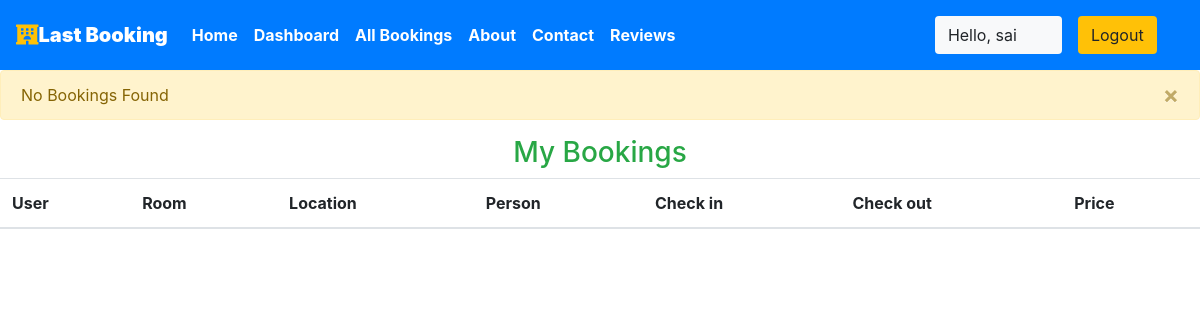
Before: /user/bookings (signed in) with the older database file.
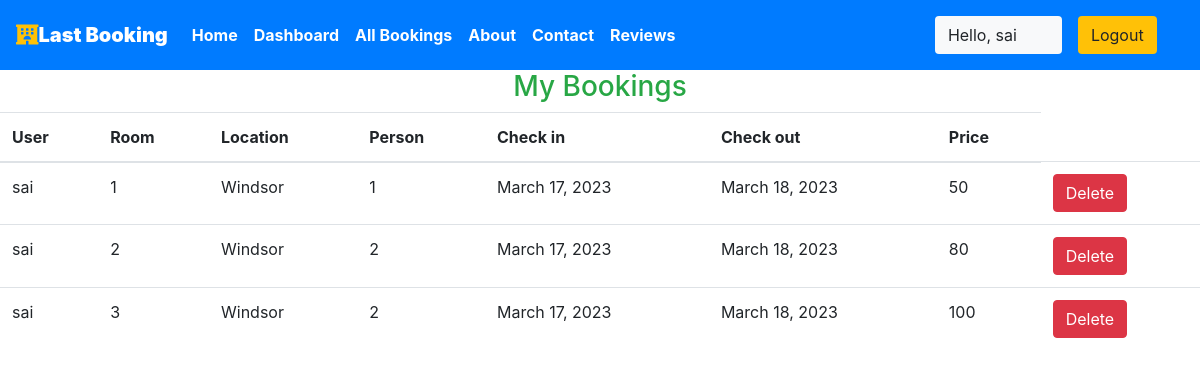
After: the same page with the newer database file.
### krishna/models.py (models this page shows, shortened)
class Reservation(models.Model):
    check_in = models.DateField(auto_now =False)
    check_out = models.DateField()
    room = models.ForeignKey(Rooms, on_delete = models.CASCADE)
    guest = models.ForeignKey(User, on_delete= models.CASCADE)
    booking_id = models.CharField(max_length=100,default="null")

class Rooms(models.Model):
    ROOM_STATUS = (
    ("1", "available"),
    ("2", "not available"),
    )
    ROOM_TYPE = (
    ("1", "premium"),
    ("2", "deluxe"),
    ("3","basic"),
    )
    room_type = models.CharField(max_length=50,choices = ROOM_TYPE)
    capacity = models.IntegerField()
    price = models.IntegerField()
    size = models.IntegerField()
    hotel = models.ForeignKey(Hotels, on_delete = models.CASCADE)
    status = models.CharField(choices =ROOM_STATUS,max_length = 15)
    roomnumber = models.IntegerField()

class Hotels(models.Model):
    name = models.CharField(max_length=30,default="Last Booking")
    owner = models.CharField(max_length=20)
    location = models.CharField(max_length=50)
    state = models.CharField(max_length=50)
    country = models.CharField(max_length=50,default="Canada")

### krishna/views.py (the view)
# urls.py: path('user/bookings', views.user_bookings,name="dashboard"),
@login_required(login_url='/user')
def user_bookings(request):
    if request.user.is_authenticated == False:
        return redirect('userloginpage')
    user = User.objects.all().get(id=request.user.id)
    print(f"request user id ={request.user.id}")
    bookings = Reservation.objects.all().filter(guest=user)
    if not bookings:
        messages.warning(request,"No Bookings Found")
    return HttpResponse(render(request,'user/mybookings.html',{'bookings':bookings}))

### templates/user/mybookings.html
{% extends 'basic.html' %} {% block title %}Dashboard {% endblock title %} {% block body %}
{% load app_tags %}
<h3 class="text-center  text-success">My Bookings </h3>
<table class="table">
    <thead>
        <th>User</th>
        <th>Room</th>
        <th>Location</th>
        <th>Person</th>
        <th>Check in</th>
        <th>Check out</th>
        <th>Price</th>
    </thead>
    {% for each_booking in bookings %}
    <tr>
        <td>{{each_booking.guest.username}}</td>
        <td>{{each_booking.room.roomnumber}}</td>
        <td>{{each_booking.room.hotel.location}}</td>
        <td>{{each_booking.room.capacity}}</td>
        <td>{{each_booking.check_in}}</td>
        <td>{{each_booking.check_out}}</td>
        <td>{{each_booking.room.price}}</td>
        <td><a href="{% url 'deleteReservation' each_booking.id %}" class="btn btn-danger">Delete</a></td>
    </tr>
    {% endfor %}
</table>
{% endblock body %}

### templates/basic.html (shortened to what this page needs)
{% load static %}
<!DOCTYPE html>
<!DOCTYPE html>
<html lang="en">
<head>
    <link rel="stylesheet" href="https://use.fontawesome.com/releases/v5.7.0/css/all.css">
    <link rel="stylesheet" href="{% static 'bootstrap\bootstrap.css' %}">
    <link rel="stylesheet" href="https://maxcdn.bootstrapcdn.com/bootstrap/4.5.0/css/bootstrap.min.css" >
</head>
<body style="dbackground-image: url('https://source.unsplash.com/random');height: 100%;">
    <div class="container-fluid px-0">
        <nav class="navbar navbar-expand-lg navbar-dark bg-primary font-weight-bold">
            <a class="navbar-brand text-bold bg-black " href="/"><i class="fas fa-hotel text-warning"></i><b>Last Booking</b></a>
            <div class="collapse navbar-collapse " id="navbarSupportedContent">
                <ul class="navbar-nav mr-auto ">
                    <li class="nav-item active">
                        <a class="nav-link text-bold " href="/home"> Home</a>
                    </li>
                    {% if user.is_staff %}
                    <li class="nav-item active">
                        <a class="nav-link text-bold" href="/staff/panel">Dashboard </a>
                    </li>
                    {% elif user.is_staff == False and user.is_authenticated %}
                    <li class="nav-item active">
                            <a class="nav-link text-bold" href="/user/bookings">My Bookings </a>
                        </li>
                    {% endif %}
                    {% if user.is_staff %}
                    <li class="nav-item active">
                            <a class="nav-link text-bold" href="/staff/allbookings">All Bookings </a>
                        </li>
                    {% endif %}
                    <li class="nav-item active">
                        <a class="nav-link text-bold" href="/about">About</a>
                    </li>
                    <li class="nav-item active">
                        <a class="nav-link text-bold" href="/contact">Contact </a>
                    </li>
                    <li class="nav-item active">
                        <a class="nav-link text-bold" href="/reviewsPage"> Reviews </a>
                    </li>
                </ul>
                {% if user.is_authenticated %}
                      <button class="btn btn-group bg-light" data-toggle="modal" data-target="#forlogin">
                       Hello, {{request.user}}
                       <a href="/logout" class="nav-link">
                    <button class="btn btn-group bg-warning" data-toggle="modal" data-target="#forlogin">
                        Logout
                    </button></a>&nbsp; &nbsp;
                    </button>
                {% endif %}
            </div>
        </nav>
    </div>
        {% for message in messages %}
             <div class="alert alert-{{message.tags}} alert-dismissible fade show" role="alert">
            {{message}}
            <button type="button" class="close" data-dismiss="alert" aria-label="Close">
            <span aria-hidden="true">&times;</span>
             </button>
            </div>
        {% endfor %}
    {% block body %}
    {% endblock body %}
</body>
</html>

Changed rows visible on the page:
added Reservation: guest.username "sai", room.roomnumber "1", room.hotel.location "Windsor", room.capacity "1", check_in "March 17, 2023", check_out "March 18, 2023", room.price "50"
added Reservation: guest.username "sai", room.roomnumber "2", room.hotel.location "Windsor", room.capacity "2", check_in "March 17, 2023", check_out "March 18, 2023", room.price "80"
added Reservation: guest.username "sai", room.roomnumber "3", room.hotel.location "Windsor", room.capacity "2", check_in "March 17, 2023", check_out "March 18, 2023", room.price "100"
Other visible differences:
list line gone: "No Bookings Found ×"
